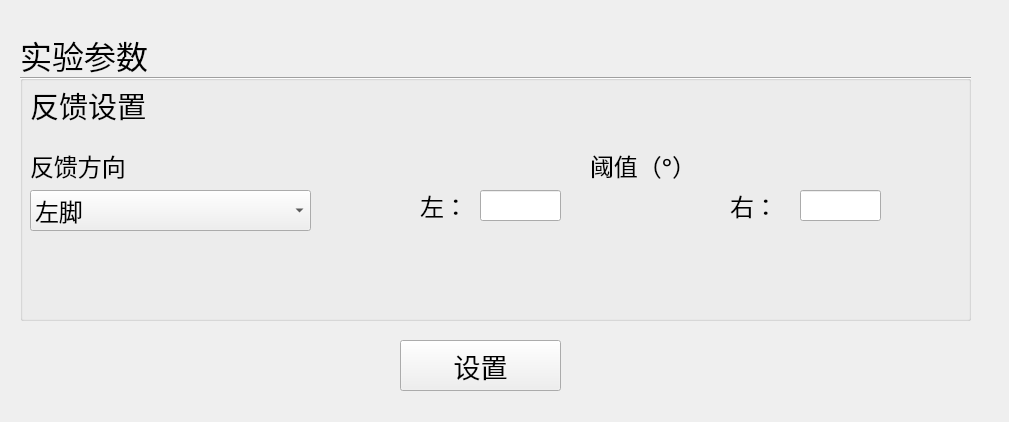
<?xml version="1.0" encoding="UTF-8"?>
<ui version="4.0">
 <class>FPA</class>
 <widget class="QDialog" name="FPA">
  <property name="geometry">
   <rect>
    <x>0</x>
    <y>0</y>
    <width>1009</width>
    <height>422</height>
   </rect>
  </property>
  <property name="windowTitle">
   <string>FPA</string>
  </property>
  <widget class="QGroupBox" name="groupBox_2">
   <property name="geometry">
    <rect>
     <x>20</x>
     <y>30</y>
     <width>951</width>
     <height>291</height>
    </rect>
   </property>
   <property name="font">
    <font>
     <family>新宋体</family>
     <pointsize>24</pointsize>
     <weight>50</weight>
     <bold>false</bold>
    </font>
   </property>
   <property name="title">
    <string>实验参数</string>
   </property>
   <widget class="QComboBox" name="Feedback_Direc">
    <property name="geometry">
     <rect>
      <x>10</x>
      <y>160</y>
      <width>281</width>
      <height>41</height>
     </rect>
    </property>
    <property name="font">
     <font>
      <family>新宋体</family>
      <pointsize>18</pointsize>
      <weight>50</weight>
      <bold>false</bold>
     </font>
    </property>
    <property name="currentText">
     <string>左脚</string>
    </property>
    <item>
     <property name="text">
      <string>左脚</string>
     </property>
    </item>
    <item>
     <property name="text">
      <string>右脚</string>
     </property>
    </item>
   </widget>
   <widget class="Line" name="line_2">
    <property name="geometry">
     <rect>
      <x>0</x>
      <y>40</y>
      <width>1091</width>
      <height>16</height>
     </rect>
    </property>
    <property name="orientation">
     <enum>Qt::Horizontal</enum>
    </property>
   </widget>
   <widget class="QLineEdit" name="Left">
    <property name="geometry">
     <rect>
      <x>460</x>
      <y>160</y>
      <width>81</width>
      <height>31</height>
     </rect>
    </property>
    <property name="font">
     <font>
      <family>Times New Roman</family>
      <pointsize>18</pointsize>
      <weight>75</weight>
      <bold>true</bold>
     </font>
    </property>
    <property name="placeholderText">
     <string/>
    </property>
   </widget>
   <widget class="QLineEdit" name="Right">
    <property name="geometry">
     <rect>
      <x>780</x>
      <y>160</y>
      <width>81</width>
      <height>31</height>
     </rect>
    </property>
    <property name="font">
     <font>
      <family>Times New Roman</family>
      <pointsize>18</pointsize>
      <weight>75</weight>
      <bold>true</bold>
     </font>
    </property>
    <property name="placeholderText">
     <string/>
    </property>
   </widget>
   <widget class="QLabel" name="label_8">
    <property name="geometry">
     <rect>
      <x>570</x>
      <y>120</y>
      <width>221</width>
      <height>31</height>
     </rect>
    </property>
    <property name="font">
     <font>
      <family>新宋体</family>
      <pointsize>18</pointsize>
      <weight>50</weight>
      <bold>false</bold>
     </font>
    </property>
    <property name="text">
     <string>阈值（°）</string>
    </property>
   </widget>
   <widget class="QLabel" name="label_9">
    <property name="geometry">
     <rect>
      <x>10</x>
      <y>60</y>
      <width>321</width>
      <height>31</height>
     </rect>
    </property>
    <property name="font">
     <font>
      <family>新宋体</family>
      <pointsize>22</pointsize>
      <weight>50</weight>
      <bold>false</bold>
     </font>
    </property>
    <property name="text">
     <string>反馈设置</string>
    </property>
   </widget>
   <widget class="QLabel" name="label_11">
    <property name="geometry">
     <rect>
      <x>400</x>
      <y>160</y>
      <width>51</width>
      <height>31</height>
     </rect>
    </property>
    <property name="font">
     <font>
      <family>新宋体</family>
      <pointsize>18</pointsize>
      <weight>50</weight>
      <bold>false</bold>
     </font>
    </property>
    <property name="text">
     <string>左：</string>
    </property>
   </widget>
   <widget class="QLabel" name="label_12">
    <property name="geometry">
     <rect>
      <x>710</x>
      <y>160</y>
      <width>71</width>
      <height>31</height>
     </rect>
    </property>
    <property name="font">
     <font>
      <family>新宋体</family>
      <pointsize>18</pointsize>
      <weight>50</weight>
      <bold>false</bold>
     </font>
    </property>
    <property name="text">
     <string>右：</string>
    </property>
   </widget>
   <widget class="QLabel" name="label_15">
    <property name="geometry">
     <rect>
      <x>10</x>
      <y>120</y>
      <width>221</width>
      <height>31</height>
     </rect>
    </property>
    <property name="font">
     <font>
      <family>新宋体</family>
      <pointsize>18</pointsize>
      <weight>50</weight>
      <bold>false</bold>
     </font>
    </property>
    <property name="text">
     <string>反馈方向</string>
    </property>
   </widget>
  </widget>
  <widget class="QToolButton" name="Configure">
   <property name="geometry">
    <rect>
     <x>400</x>
     <y>340</y>
     <width>161</width>
     <height>51</height>
    </rect>
   </property>
   <property name="font">
    <font>
     <family>新宋体</family>
     <pointsize>20</pointsize>
     <weight>50</weight>
     <italic>false</italic>
     <bold>false</bold>
    </font>
   </property>
   <property name="styleSheet">
    <string notr="true"/>
   </property>
   <property name="text">
    <string>设置</string>
   </property>
  </widget>
 </widget>
 <layoutdefault spacing="6" margin="11"/>
 <resources/>
 <connections/>
</ui>
